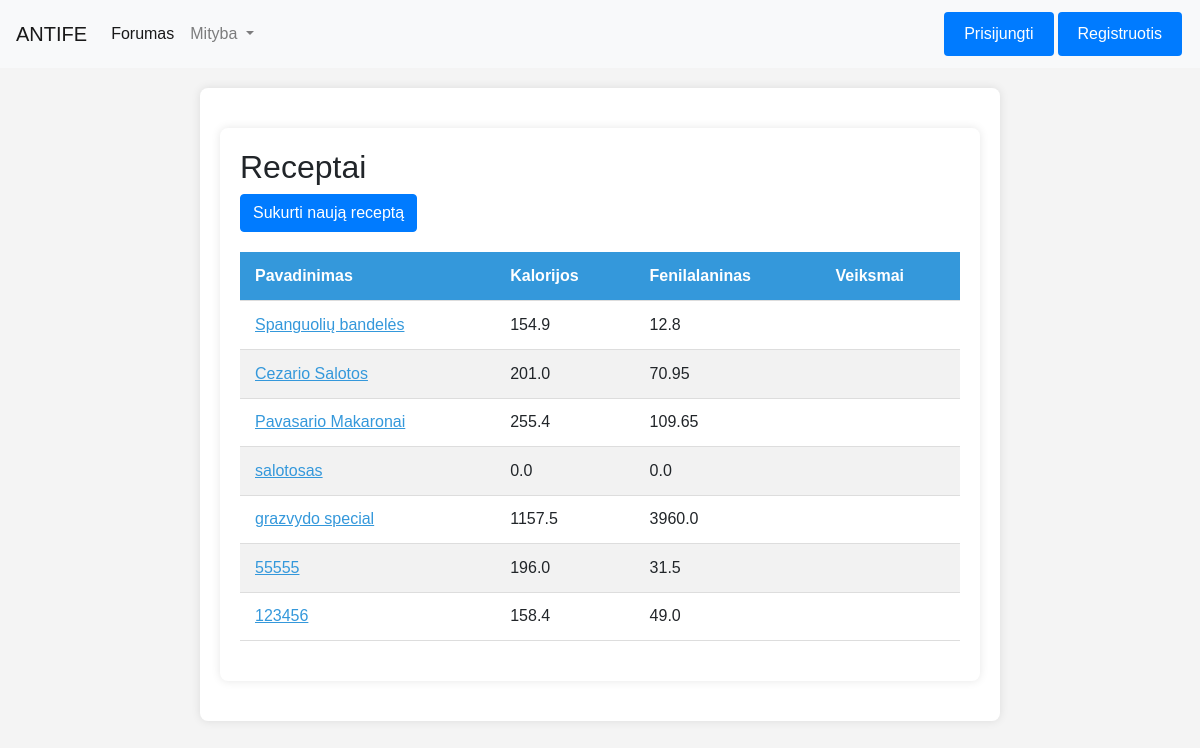
The app's page /mityba/receptai_list/, older data.
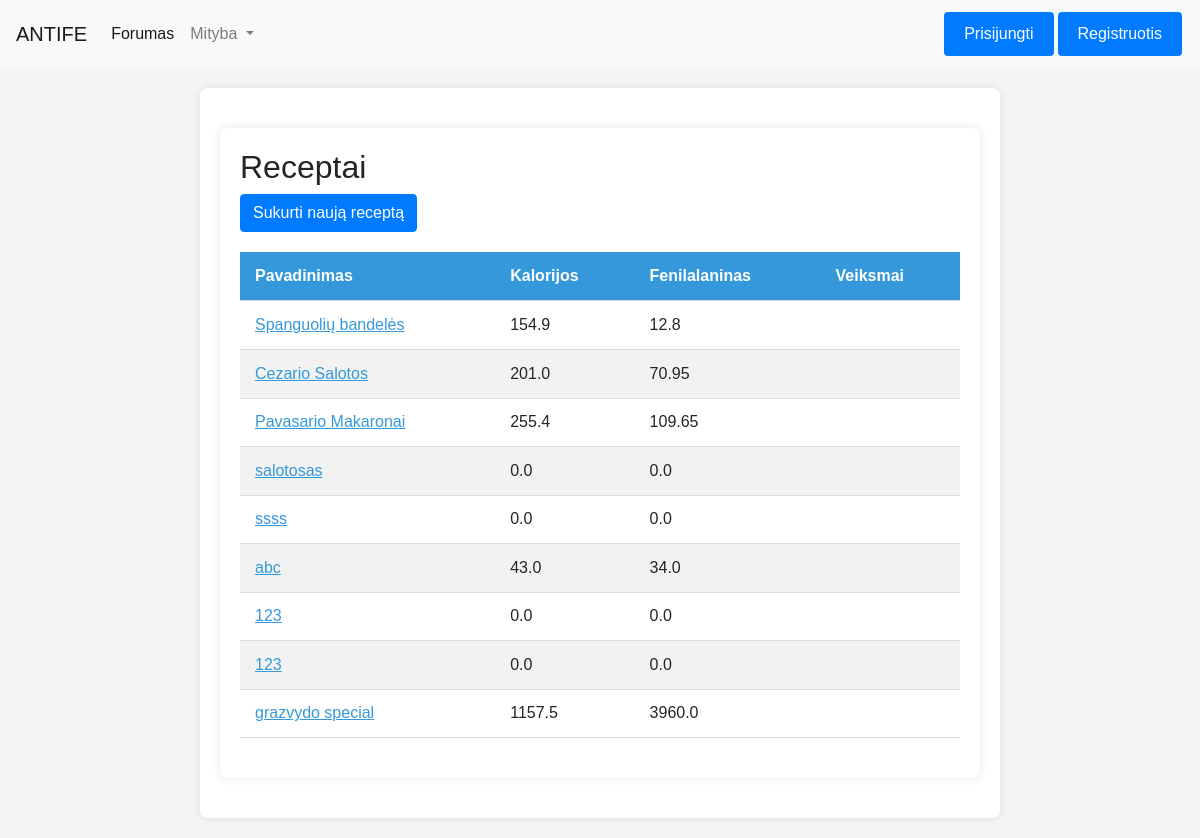
The same page, newer data.
### homepage/models.py (models this page shows)
class Receptai(models.Model):
    kalorijos = models.FloatField(default=0.0)
    pavadinimas = models.CharField(max_length=255)
    fenilalaninas = models.FloatField(default=0.0)
    baltymai = models.FloatField(default=0.0)
    aprasas = models.CharField(max_length=255)

### Mityba/views.py (the view)
# urls.py: path('receptai_list/', views.receptai_list, name='receptai_list'),
def receptai_list(request):
    all_receptai = Receptai.objects.all()
    user_favorite_ids = []
    if request.user.is_authenticated:
        current_user = request.user
        naudotojas = Naudotojai.objects.get(user=current_user)
        user_favorite_ids = Megstamiausi_receptai.objects.filter(fk_Naudotojasid_Naudotojas=naudotojas).values_list('fk_Receptasid_Receptas', flat=True)
    sorted_receptai = sorted(all_receptai, key=lambda r: r.id not in user_favorite_ids)
    return render(request, 'Receptai.html', {'receptai_list': sorted_receptai, 'user_favorite_ids': user_favorite_ids})

### Mityba/templates/Receptai.html (shortened to what this page needs)
{% extends "base.html" %}
{% block content %}
    <div class="container">
        <h2>Receptai</h2>
        <a href="{% url 'mityba:create_recipe' %}" class="btn btn-primary custom-button">Sukurti naują receptą</a>
        <table class="styled-table">
            <thead>
                <tr>
                    <th>Pavadinimas</th>
                    <th>Kalorijos</th>
                    <th>Fenilalaninas</th>
                    <th>Veiksmai</th>
                </tr>
            </thead>
            <tbody>
                {% for receptas in receptai_list %}
                    <tr>
                        <td class="name-cell" data-toggle="aprasas-{{ forloop.counter }}" data-ingredientai="ingredientai-{{ forloop.counter }}">{{ receptas.pavadinimas }}</td>
                        <td>{{ receptas.kalorijos }}</td>
                        <td>{{ receptas.fenilalaninas }}</td>
                        <td>
                        </td>
                    </tr>
                {% endfor %}
            </tbody>
        </table>
    </div>
{% endblock %}

Row changes from the older to the newer data that the page shows:
removed Receptai: pavadinimas "55555", kalorijos "196.0", fenilalaninas "31.5"
removed Receptai: pavadinimas "123456", kalorijos "158.4", fenilalaninas "49.0"
added Receptai: pavadinimas "ssss", kalorijos "0.0", fenilalaninas "0.0"
added Receptai: pavadinimas "abc", kalorijos "43.0", fenilalaninas "34.0"
added Receptai: pavadinimas "123", kalorijos "0.0", fenilalaninas "0.0"
added Receptai: pavadinimas "123", kalorijos "0.0", fenilalaninas "0.0"
